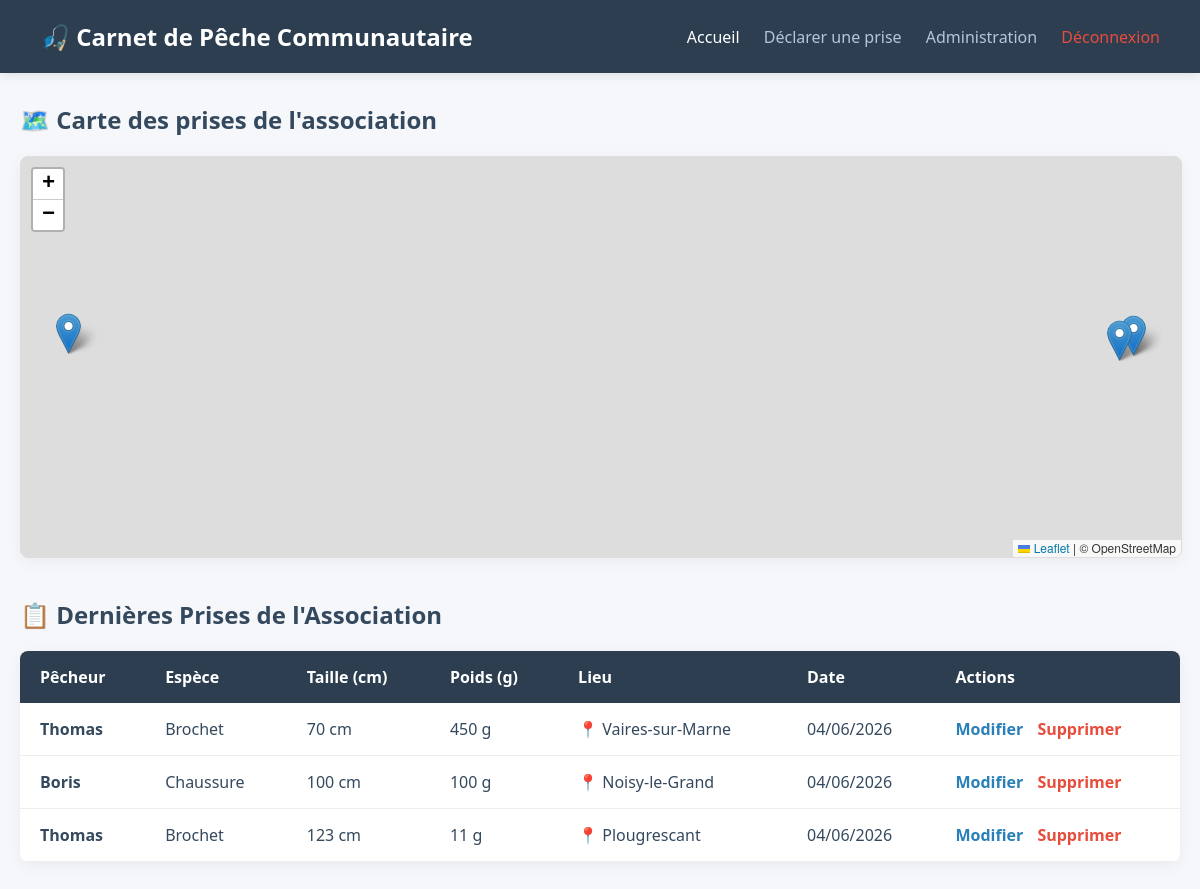
/index.php (signed in), run on the app's committed database.
### tables this page shows
CREATE TABLE `CAPTURE` (
  `id_capture` int(11) NOT NULL,
  `date_capture` date NOT NULL,
  `poids` int(11) DEFAULT NULL,
  `taille` int(11) DEFAULT NULL,
  `id_pecheur` int(11) DEFAULT NULL,
  `id_lieu` int(11) DEFAULT NULL,
  `id_espece` int(11) DEFAULT NULL,
  `latitude` double DEFAULT NULL,
  `longitude` double DEFAULT NULL
);

CREATE TABLE `PECHEUR` (
  `id_pecheur` int(11) NOT NULL,
  `nom` varchar(50) NOT NULL,
  `prenom` varchar(50) NOT NULL,
  `email` varchar(100) NOT NULL,
  `mot_de_passe` varchar(255) NOT NULL,
  `niveau` varchar(20) DEFAULT NULL,
  `est_valide` tinyint(1) DEFAULT 0,
  `est_admin` tinyint(1) DEFAULT 0
);

CREATE TABLE `ESPECE` (
  `id_espece` int(11) NOT NULL,
  `nom_espece` varchar(50) NOT NULL,
  `taille_legale` int(11) DEFAULT NULL
);

CREATE TABLE `LIEU` (
  `id_lieu` int(11) NOT NULL,
  `nom_lieu` varchar(100) NOT NULL,
  `ville` varchar(100) DEFAULT NULL,
  `categorie_piscicole` varchar(50) DEFAULT NULL
);

### index.php (the view, shortened to what this page needs)
<?php
require_once 'connexion.php';
$stmt = $pdo->query('SELECT c.id_capture, c.date_capture, c.poids, c.taille, c.latitude, c.longitude, p.prenom, l.nom_lieu, e.nom_espece
                     FROM CAPTURE c
                     JOIN PECHEUR p ON c.id_pecheur = p.id_pecheur
                     JOIN LIEU l ON c.id_lieu = l.id_lieu
                     JOIN ESPECE e ON c.id_espece = e.id_espece
                     ORDER BY c.date_capture DESC');
$captures = $stmt->fetchAll();
?>
<!DOCTYPE html>
<html lang="fr">
<head>
    <link rel="stylesheet" href="https://unpkg.com/leaflet@1.9.4/dist/leaflet.css" />
</head>
<body>
    <div class="header">
        <h1>🎣 Carnet de Pêche Communautaire</h1>
        <nav>
            <a href="index.php" class="active">Accueil</a>
            <a href="ajouter.php">Déclarer une prise</a>
            <?php if (isset($_SESSION['est_admin']) && $_SESSION['est_admin'] == 1): ?>
                <a href="admin.php">Administration</a>
            <?php endif; ?>
            <a href="deconnexion.php" style="color: #e74c3c;">Déconnexion</a>
        </nav>
    </div>
    <div class="container">
        <h2>🗺️ Carte des prises de l'association</h2>
        <div id="map-global"></div>
        <h2>📋 Dernières Prises de l'Association</h2>
        <div class="table-container">
            <table>
                <thead>
                    <tr>
                        <th>Pêcheur</th>
                        <th>Espèce</th>
                        <th>Taille (cm)</th>
                        <th>Poids (g)</th>
                        <th>Lieu</th>
                        <th>Date</th>
                        <th>Actions</th>
                    </tr>
                </thead>
                <tbody>
                    <?php foreach ($captures as $row): ?>
                        <tr>
                            <td><strong><?= htmlspecialchars($row['prenom']) ?></strong></td>
                            <td><?= htmlspecialchars($row['nom_espece']) ?></td>
                            <td><?= htmlspecialchars($row['taille']) ?> cm</td>
                            <td><?= $row['poids'] ? htmlspecialchars($row['poids'])." g" : '-' ?></td>
                            <td>📍 <?= htmlspecialchars($row['nom_lieu']) ?></td>
                            <td><?= date('d/m/Y', strtotime($row['date_capture'])) ?></td>
                            <td>
                                <a class="btn-edit" href="modifier.php?id=<?= $row['id_capture'] ?>">Modifier</a>
                                <a class="btn-delete" href="supprimer.php?id=<?= $row['id_capture'] ?>" onclick="return confirm('Supprimer cette prise ?');">Supprimer</a>
                            </td>
                        </tr>
                    <?php endforeach; ?>
                </tbody>
            </table>
        </div>
    </div>
</body>
</html>

### index.php (style rules this page uses)
:root { --primary: #2c3e50; --accent: #2980b9; --danger: #e74c3c; --bg: #f5f7fa; --text: #34495e; }
body { font-family: 'Segoe UI', Tahoma, Geneva, Verdana, sans-serif; background-color: var(--bg); color: var(--text); margin: 0; padding: 0; }
.header { background-color: var(--primary); color: white; padding: 20px 40px; display: flex; justify-content: space-between; align-items: center; box-shadow: 0 2px 10px rgba(0,0,0,0.1); }
.header h1 { margin: 0; font-size: 24px; }
nav a { color: #b4c6d8; text-decoration: none; margin-left: 20px; font-weight: 500; transition: color 0.2s; }
nav a:hover, nav a.active { color: white; }
.container { max-width: 1200px; margin: 30px auto; padding: 0 20px; }
#map-global { height: 400px; width: 100%; border-radius: 8px; box-shadow: 0 4px 15px rgba(0,0,0,0.05); margin-bottom: 40px; border: 1px solid #ddd; }
.table-container { background: white; border-radius: 8px; overflow: hidden; box-shadow: 0 4px 15px rgba(0,0,0,0.05); }
table { width: 100%; border-collapse: collapse; text-align: left; }
th { background-color: var(--primary); color: white; padding: 15px 20px; font-weight: 600; }
td { padding: 15px 20px; border-bottom: 1px solid #eee; }
.btn-delete { color: var(--danger); text-decoration: none; font-weight: bold; }
.btn-edit { color: var(--accent); text-decoration: none; font-weight: bold; margin-right: 10px; }

### data on the page
capture: id_pecheur.prenom "Thomas", id_espece.nom_espece "Brochet", taille "70", poids "450", id_lieu.nom_lieu "Vaires-sur-Marne", date_capture "04/06/2026"
capture: id_pecheur.prenom "Boris", id_espece.nom_espece "Chaussure", taille "100", poids "100", id_lieu.nom_lieu "Noisy-le-Grand", date_capture "04/06/2026"
capture: id_pecheur.prenom "Thomas", id_espece.nom_espece "Brochet", taille "123", poids "11", id_lieu.nom_lieu "Plougrescant", date_capture "04/06/2026"
